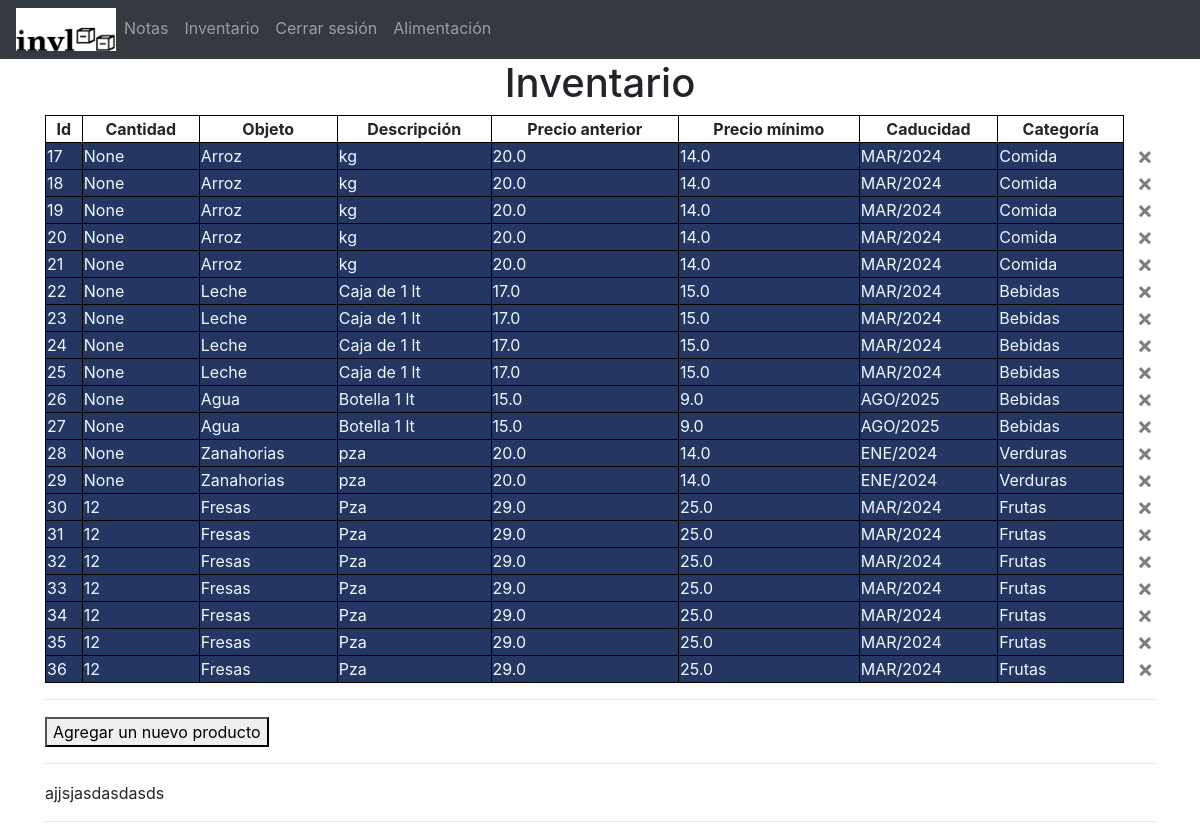
/inventario (signed in), run on the app's committed database.
### website/models.py (models this page shows)
class Productos(db.Model):
    id = db.Column(db.Integer, primary_key=True)
    cantidad = db.Column(db.Integer)
    nombre = db.Column(db.String(100))
    descripcion = db.Column(db.String(1000))
    precio_anterior = db.Column(db.Float)
    precio_minimo = db.Column(db.Float)
    caducidad = db.Column(db.String(20))
    categoria = db.Column(db.String(100))
    user_id = db.Column(db.Integer, db.ForeignKey('user.id'))

### website/views.py (the view, shortened to what this page needs)
@views.route('/inventario', methods=['GET', 'POST'])
@login_required
def inventario():
    return render_template("inventario.html", user=current_user)

### website/__init__.py (called while the page is built)
def create_app():
    app = Flask(__name__)
    app.config['SECRET_KEY']= 'jejeidajfds'
    app.config['SQLALCHEMY_DATABASE_URI'] = f'sqlite:///{DB_NAME}'
    db.init_app(app)
    from .views import views
    from .auth import auth
    app.register_blueprint(views, url_prefix=('/'))
    app.register_blueprint(auth, url_prefix=('/auth/'))
    from .models import User, Productos, Note
    with app.app_context():
       db.create_all()
    login_manager = LoginManager()
    login_manager.login_view = 'auth.login'
    login_manager.init_app(app)
    @login_manager.user_loader
    def load_user(id):
        return User.query.get(int(id))
    return app

### website/templates/inventario.html (shortened to what this page needs)
{% extends "base.html" %} {% block title %} Inventario {% endblock %}
{% block content %}
<h1 align="center">Inventario</h1>
<table align="center" style="width: 100%;">
  <tr>
      <th style="text-align: center;border: 1px solid black;border-collapse:collapse">Id</th>
      <th style="text-align: center;border: 1px solid black;border-collapse:collapse">Cantidad</th>
      <th style="text-align: center;border: 1px solid black;border-collapse:collapse">Objeto</th>
      <th style="text-align: center;border: 1px solid black;border-collapse:collapse">Descripción</th>
      <th style="text-align: center;border: 1px solid black;border-collapse:collapse">Precio anterior</th>
      <th style="text-align: center;border: 1px solid black;border-collapse:collapse">Precio mínimo</th>
      <th style="text-align: center;border: 1px solid black;border-collapse:collapse">Caducidad</th>
      <th style="text-align: center;border: 1px solid black;border-collapse:collapse">Categoría</th>
      <th style="border: 0cap;"></th>
  </tr>
        {% for prod in user.productos %}
        <tr style=background-color:#243762>
          <td style="color: aliceblue;border: 1px solid black;border-collapse:collapse">{{ prod.id }}</td>
          <td style="color: aliceblue;border: 1px solid black;border-collapse:collapse">{{ prod.cantidad }}</td>
          <td style="color: aliceblue;border: 1px solid black;border-collapse:collapse">{{ prod.nombre }}</td>
          <td style="color: aliceblue;border: 1px solid black;border-collapse:collapse">{{ prod.descripcion }}</td>
          <td style="color: aliceblue;border: 1px solid black;border-collapse:collapse">{{ prod.precio_anterior }}</td>
          <td style="color: aliceblue;border: 1px solid black;border-collapse:collapse">{{ prod.precio_minimo }}</td>
          <td style="color: aliceblue;border: 1px solid black;border-collapse:collapse">{{ prod.caducidad }}</td>
          <td style="color: aliceblue;border: 1px solid black;border-collapse:collapse">{{ prod.categoria }}</td>
          <td style="border: white;background-color: white;">
            <button type="button" class="close" onCLick="borrarProd({{ prod.id }})">
            <span aria-hidden="true">&times;</span>
          </button>
          </td>
        {% endfor %}
        </tr>
</table>
  <hr style="height: 1px;">
    <button id="btn">Agregar un nuevo producto</button>
  <hr style="height: 1px;">ajjsjasdasdasds
  <hr style="height: 1px;"></hr>
{% endblock %}

### website/templates/base.html (shortened to what this page needs)
<!DOCTYPE html>
<html>
  <head>
    <link
      rel="stylesheet"
      href="https://stackpath.bootstrapcdn.com/bootstrap/4.4.1/css/bootstrap.min.css"
    />
    <link
      rel="stylesheet"
      href="https://stackpath.bootstrapcdn.com/font-awesome/4.7.0/css/font-awesome.min.css"
    />
  </head>
  <body>
    <nav class="navbar navbar-expand-lg navbar-dark bg-dark">
      <div class="collapse navbar-collapse" id="navbar">
        <div class="navbar-nav">
          <img src="/static/images/logo_completo_invl_100px.png" alt="Logo_invl">
          {% if user.is_authenticated %}
          <a class="nav-item nav-link" id="notas" href="/notas">Notas</a>
          <a class="nav-item nav-link" id="inventario" href="/inventario">Inventario</a>
          <a class="nav-item nav-link" id="logout" href="/auth/logout">Cerrar sesión</a>
          <a class="nav-item nav-link" id="alimentacion" href="/alimentacion">Alimentación</a>
          {% else %}
          <a class="nav-item nav-link" id="home" href="/">Menú principal</a>
          <a class="nav-item nav-link" id="login" href="/auth/login">Iniciar sesión</a>
          <a class="nav-item nav-link" id="signUp" href="/auth/sign-up">Crear cuenta</a>
          {% endif %}
        </div>
      </div>
    </nav>
    <div class="container">{% block content %} {% endblock %}</div>
  </body>
</html>

### data on the page
Productos: id "17", cantidad "None", nombre "Arroz", descripcion "kg", precio_anterior "20.0", precio_minimo "14.0", caducidad "MAR/2024", categoria "Comida"
Productos: id "18", cantidad "None", nombre "Arroz", descripcion "kg", precio_anterior "20.0", precio_minimo "14.0", caducidad "MAR/2024", categoria "Comida"
Productos: id "19", cantidad "None", nombre "Arroz", descripcion "kg", precio_anterior "20.0", precio_minimo "14.0", caducidad "MAR/2024", categoria "Comida"
Productos: id "20", cantidad "None", nombre "Arroz", descripcion "kg", precio_anterior "20.0", precio_minimo "14.0", caducidad "MAR/2024", categoria "Comida"
Productos: id "21", cantidad "None", nombre "Arroz", descripcion "kg", precio_anterior "20.0", precio_minimo "14.0", caducidad "MAR/2024", categoria "Comida"
Productos: id "22", cantidad "None", nombre "Leche", descripcion "Caja de 1 lt", precio_anterior "17.0", precio_minimo "15.0", caducidad "MAR/2024", categoria "Bebidas"
Productos: id "23", cantidad "None", nombre "Leche", descripcion "Caja de 1 lt", precio_anterior "17.0", precio_minimo "15.0", caducidad "MAR/2024", categoria "Bebidas"
Productos: id "24", cantidad "None", nombre "Leche", descripcion "Caja de 1 lt", precio_anterior "17.0", precio_minimo "15.0", caducidad "MAR/2024", categoria "Bebidas"
Productos: id "25", cantidad "None", nombre "Leche", descripcion "Caja de 1 lt", precio_anterior "17.0", precio_minimo "15.0", caducidad "MAR/2024", categoria "Bebidas"
Productos: id "26", cantidad "None", nombre "Agua", descripcion "Botella 1 lt", precio_anterior "15.0", precio_minimo "9.0", caducidad "AGO/2025", categoria "Bebidas"
Productos: id "27", cantidad "None", nombre "Agua", descripcion "Botella 1 lt", precio_anterior "15.0", precio_minimo "9.0", caducidad "AGO/2025", categoria "Bebidas"
Productos: id "28", cantidad "None", nombre "Zanahorias", descripcion "pza", precio_anterior "20.0", precio_minimo "14.0", caducidad "ENE/2024", categoria "Verduras"
Productos: id "29", cantidad "None", nombre "Zanahorias", descripcion "pza", precio_anterior "20.0", precio_minimo "14.0", caducidad "ENE/2024", categoria "Verduras"
Productos: id "30", cantidad "12", nombre "Fresas", descripcion "Pza", precio_anterior "29.0", precio_minimo "25.0", caducidad "MAR/2024", categoria "Frutas"
Productos: id "31", cantidad "12", nombre "Fresas", descripcion "Pza", precio_anterior "29.0", precio_minimo "25.0", caducidad "MAR/2024", categoria "Frutas"
Productos: id "32", cantidad "12", nombre "Fresas", descripcion "Pza", precio_anterior "29.0", precio_minimo "25.0", caducidad "MAR/2024", categoria "Frutas"
Productos: id "33", cantidad "12", nombre "Fresas", descripcion "Pza", precio_anterior "29.0", precio_minimo "25.0", caducidad "MAR/2024", categoria "Frutas"
Productos: id "34", cantidad "12", nombre "Fresas", descripcion "Pza", precio_anterior "29.0", precio_minimo "25.0", caducidad "MAR/2024", categoria "Frutas"
Productos: id "35", cantidad "12", nombre "Fresas", descripcion "Pza", precio_anterior "29.0", precio_minimo "25.0", caducidad "MAR/2024", categoria "Frutas"
Productos: id "36", cantidad "12", nombre "Fresas", descripcion "Pza", precio_anterior "29.0", precio_minimo "25.0", caducidad "MAR/2024", categoria "Frutas"
